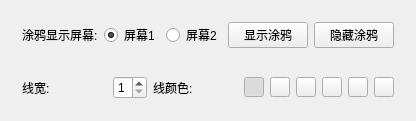
<?xml version="1.0" encoding="UTF-8"?>
<ui version="4.0">
 <class>KSDoodlingSet</class>
 <widget class="QWidget" name="KSDoodlingSet">
  <property name="geometry">
   <rect>
    <x>0</x>
    <y>0</y>
    <width>394</width>
    <height>103</height>
   </rect>
  </property>
  <property name="windowTitle">
   <string>KSDoodlingSet</string>
  </property>
  <layout class="QVBoxLayout" name="verticalLayout">
   <item>
    <widget class="QWidget" name="widget_2" native="true">
     <layout class="QHBoxLayout" name="horizontalLayout_2">
      <item>
       <widget class="QLabel" name="label_3">
        <property name="text">
         <string>涂鸦显示屏幕:</string>
        </property>
       </widget>
      </item>
      <item>
       <widget class="QRadioButton" name="radioButtonScreen0">
        <property name="text">
         <string>屏幕1</string>
        </property>
        <property name="checked">
         <bool>true</bool>
        </property>
        <property name="Screen" stdset="0">
         <number>0</number>
        </property>
       </widget>
      </item>
      <item>
       <widget class="QRadioButton" name="radioButtonScreen1">
        <property name="text">
         <string>屏幕2</string>
        </property>
        <property name="Screen" stdset="0">
         <number>1</number>
        </property>
       </widget>
      </item>
      <item>
       <widget class="QPushButton" name="pushButtonShowDoodling">
        <property name="text">
         <string>显示涂鸦</string>
        </property>
       </widget>
      </item>
      <item>
       <widget class="QPushButton" name="pushButtonHideDoodling">
        <property name="text">
         <string>隐藏涂鸦</string>
        </property>
       </widget>
      </item>
     </layout>
    </widget>
   </item>
   <item>
    <widget class="QWidget" name="widget" native="true">
     <layout class="QHBoxLayout" name="horizontalLayout">
      <item>
       <widget class="QLabel" name="label">
        <property name="text">
         <string>线宽:</string>
        </property>
       </widget>
      </item>
      <item>
       <widget class="QSpinBox" name="spinBox">
        <property name="maximumSize">
         <size>
          <width>34</width>
          <height>16777215</height>
         </size>
        </property>
        <property name="minimum">
         <number>1</number>
        </property>
        <property name="maximum">
         <number>9</number>
        </property>
       </widget>
      </item>
      <item>
       <widget class="QLabel" name="label_2">
        <property name="text">
         <string>线颜色:</string>
        </property>
       </widget>
      </item>
      <item>
       <widget class="QPushButton" name="pushButtonPenColor0">
        <property name="maximumSize">
         <size>
          <width>20</width>
          <height>20</height>
         </size>
        </property>
        <property name="text">
         <string/>
        </property>
        <property name="checkable">
         <bool>true</bool>
        </property>
        <property name="checked">
         <bool>true</bool>
        </property>
       </widget>
      </item>
      <item>
       <widget class="QPushButton" name="pushButtonPenColor1">
        <property name="maximumSize">
         <size>
          <width>20</width>
          <height>20</height>
         </size>
        </property>
        <property name="text">
         <string/>
        </property>
        <property name="checkable">
         <bool>true</bool>
        </property>
       </widget>
      </item>
      <item>
       <widget class="QPushButton" name="pushButtonPenColor2">
        <property name="maximumSize">
         <size>
          <width>20</width>
          <height>20</height>
         </size>
        </property>
        <property name="text">
         <string/>
        </property>
        <property name="checkable">
         <bool>true</bool>
        </property>
       </widget>
      </item>
      <item>
       <widget class="QPushButton" name="pushButtonPenColor3">
        <property name="maximumSize">
         <size>
          <width>20</width>
          <height>20</height>
         </size>
        </property>
        <property name="text">
         <string/>
        </property>
        <property name="checkable">
         <bool>true</bool>
        </property>
       </widget>
      </item>
      <item>
       <widget class="QPushButton" name="pushButtonPenColor4">
        <property name="maximumSize">
         <size>
          <width>20</width>
          <height>20</height>
         </size>
        </property>
        <property name="text">
         <string/>
        </property>
        <property name="checkable">
         <bool>true</bool>
        </property>
       </widget>
      </item>
      <item>
       <widget class="QPushButton" name="pushButtonPenColor5">
        <property name="maximumSize">
         <size>
          <width>20</width>
          <height>20</height>
         </size>
        </property>
        <property name="text">
         <string/>
        </property>
        <property name="checkable">
         <bool>true</bool>
        </property>
       </widget>
      </item>
     </layout>
    </widget>
   </item>
  </layout>
 </widget>
 <layoutdefault spacing="6" margin="11"/>
 <resources/>
 <connections/>
</ui>
